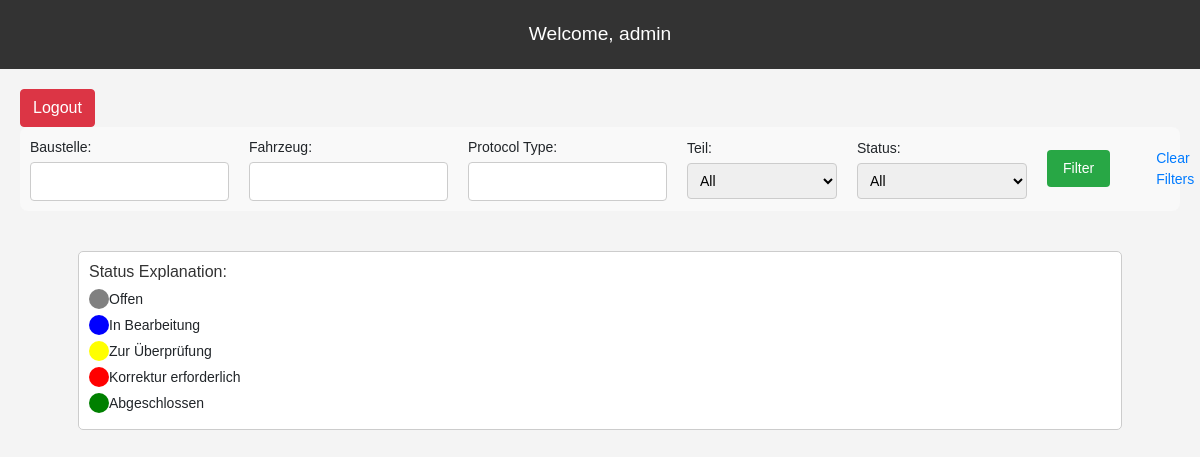
The page /prueferView/ (signed in) on the database as committed earlier.
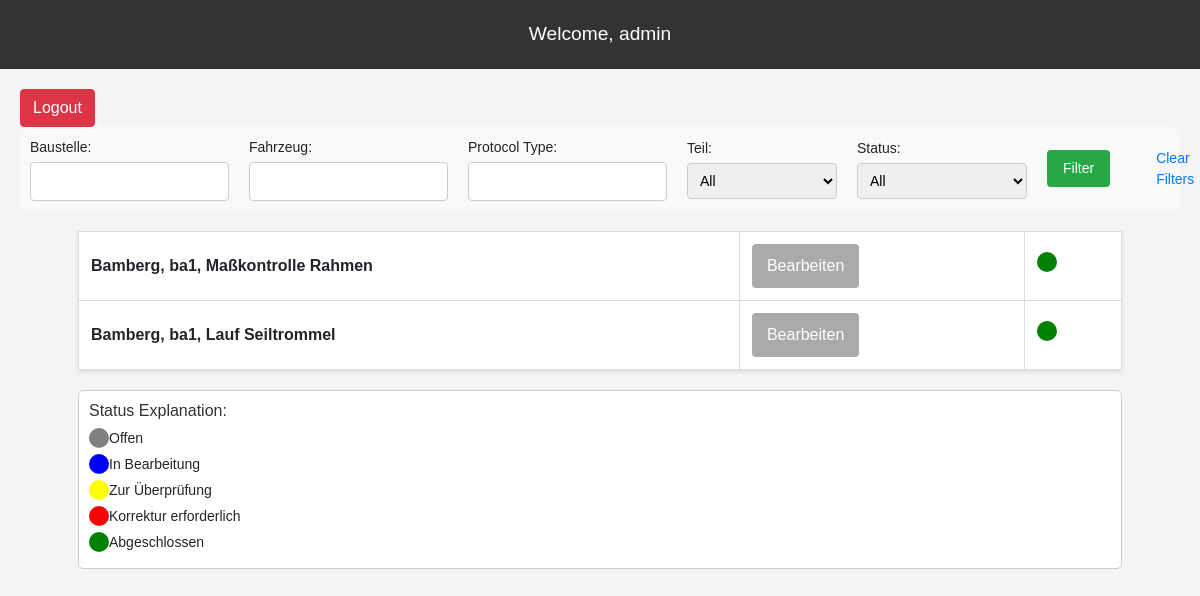
The same page on the database as committed later.
### myapp/models.py (models this page shows, shortened)
class newFahrzeug(models.Model):
    baustelle = models.ForeignKey(newBaustelle, on_delete = models.CASCADE)
    fahrzeugName = models.CharField(max_length=30)
    isVisible = models.BooleanField(default=False)
    hubzug = models.OneToOneField(newHubzug, on_delete=models.CASCADE, null=True, blank=True)

class newBaustelle(models.Model):
    baustelleName=models.CharField(max_length=30)

class newHubzug(models.Model):
    protocol1 = models.ForeignKey(ProtocolHubzugLiftingHost, on_delete = models.CASCADE)
    protocol2 = models.ForeignKey(ProtocolHubzugLaufSeiltrommel, on_delete = models.CASCADE)
    protocol3 = models.ForeignKey(ProtocolHubzugMassSeiltrommel, on_delete = models.CASCADE)

### myapp/helper/modelsHelper.py (models this page shows)
class ProtocolHubzugLiftingHost(models.Model):
    isSaved = models.BooleanField(default=False)
    isClosed = models.BooleanField(default=False)
    isExported = models.BooleanField(default=False)
    isCorrecturNeeded = models.BooleanField(default=False)
    protocolName = models.CharField(max_length=255, default="Maßkontrolle Rahmen")
    drawing = models.TextField(verbose_name="Zeichnung-Nr / Drawing No.", null=True, blank=True)
    rev = models.TextField(verbose_name="Rev", null=True, blank=True)
    order = models.TextField(verbose_name="Auftragsnr. / Order No.", null=True, blank=True)
    order_sag = models.TextField(verbose_name="Auftragsnr.-SAG / Order No.-SAG", null=True, blank=True)
    device = models.TextField(verbose_name="Geräte-Nr. / Device No.", null=True, blank=True)
    hoist = models.TextField(verbose_name="Hubzug-Nr. / Hoist No.", null=True, blank=True)
    company = models.TextField(verbose_name="Firma / Company", null=True, blank=True)
    quantity = models.TextField(verbose_name="Stückzahl / Quantity", null=True, blank=True)
    check_size_1 = models.TextField(verbose_name="1. Horizontaler Abstand der Anschlussbohrungen* / Horizontal distance of connecting holes*", null=True, blank=True)
    check_size_2 = models.TextField(verbose_name="2. Vertikaler Abstand der Anschlussbohrungen / Vertical distance of connecting holes*", null=True, blank=True)
    check_size_3 = models.TextField(verbose_name="3. Durchmesser 1.Anschlussbohrung / Diameter of 1st connecting hole", null=True, blank=True)
    check_size_4 = models.TextField(verbose_name="4. Durchmesser 2. Anschlussbohrung / Diameter of 2nd connecting hole", null=True, blank=True)
    check_size_4a = models.TextField(verbose_name="4a. Abstand zwischen Gehäuseseiten* / Distance between the frame sides *", null=True, blank=True)
    check_size_5 = models.TextField(verbose_name="5. Horizontaler Abstand zu Lochkreismitte für Lageranbau* / Horizontal distance to centre of drum bearing*", null=True, blank=True)
    check_size_6 = models.TextField(verbose_name="6. Vertikaler Abstand zu Lochkreismitte für Lageranbau* / Vertical distance to centre of drum bearing*", null=True, blank=True)
    check_size_7 = models.TextField(verbose_name="7. Durchmesser der Lagerbohrung* / Diameter of the holes for the bearings*", null=True, blank=True)
    check_size_8 = models.TextField(verbose_name="8. Abstand zwischen Trommelachse und Bohrung für Klinke / Distance between centre of drum shaft and hole for catch lever", null=True, blank=True)
    check_size_9 = models.TextField(verbose_name="9. Abstand zwischen Trommelachse und Bohrung für Klinke / Distance between centre of drum shaft and hole for catch lever", null=True, blank=True)
    check_size_10 = models.TextField(verbose_name="10. Durchmesser der beiden Aufnahmebohrungen der Klinke / Diameter of both holes for the Catch lever", null=True, blank=True)
    position_tolerance_11 = models.TextField(verbose_name="11. Rechtwinkligkeit Trommellagerachse zu beiden Flächen der Seitenscheiben Pos. 1+2 / Right angle drum axle to both sides of the hoist frame Pos. 1 and Pos. 2", null=True, blank=True)
    miscellaneous = models.TextField(verbose_name="Sonstiges / Miscellaneous", blank=True, null=True)
    remark = models.TextField(verbose_name="Bemerkungen / Remarks", blank=True, null=True)
    measure = models.TextField(verbose_name="Messgerät / Measure tools", blank=True, null=True)
    date = models.CharField(verbose_name="Datum / Date", max_length=10, help_text="Format: dd.mm.yyyy", null=True, blank=True)
    inspector = models.CharField(verbose_name="Prüfer / Inspector", max_length=20, null=True, blank=True)
    department = models.TextField(verbose_name="Abteilung / Department", blank=True, null=True)
    last_changer = models.CharField(verbose_name="Last modified by", max_length=100, blank=True, null=True)
    baustelle = models.CharField(verbose_name="Baustelle", max_length=100, blank=True, null=True)

class ProtocolHubzugLaufSeiltrommel(models.Model):
    isSaved = models.BooleanField(default=False)
    isClosed = models.BooleanField(default=False)
    isExported = models.BooleanField(default=False)
    isCorrecturNeeded = models.BooleanField(default=False)
    protocolName  = models.CharField(max_length=255, default="Lauf Seiltrommel")
    drawing = models.TextField(verbose_name="Zeichnung-Nr / Drawing No.", null=True, blank=True)
    rev = models.TextField(verbose_name="Rev", null=True, blank=True)
    order = models.TextField(verbose_name="Auftragsnr. / Order No.", null=True, blank=True)
    order_sag = models.TextField(verbose_name="Auftragsnr.-SAG / Order No.-SAG", null=True, blank=True)
    component = models.TextField(verbose_name="Benennung/Component", null=True, blank=True)
    company = models.TextField(verbose_name="Firma / Company", null=True, blank=True)
    quantity = models.TextField(verbose_name="Stückzahl / Quantity", null=True, blank=True)
    baustelle = models.TextField(verbose_name="Baustelle", null=True, blank=True)
    check_size_1 = models.TextField(verbose_name="1. Horizontaler Abstand der Anschlussbohrungen* / Horizontal distance of connecting holes*", null=True, blank=True)
    check_size_2 = models.TextField(verbose_name="2. Vertikaler Abstand der Anschlussbohrungen / Vertical distance of connecting holes*", null=True, blank=True)
    check_size_3 = models.TextField(verbose_name="3. Durchmesser 1.Anschlussbohrung / Diameter of 1st connecting hole", null=True, blank=True)
    check_size_4 = models.TextField(verbose_name="4. Durchmesser 2. Anschlussbohrung / Diameter of 2nd connecting hole", null=True, blank=True)
    check_size_5 = models.TextField(verbose_name="5. Horizontaler Abstand zu Lochkreismitte für Lageranbau* / Horizontal distance to centre of drum bearing*", null=True, blank=True)
    check_size_6 = models.TextField(verbose_name="6. Vertikaler Abstand zu Lochkreismitte für Lageranbau* / Vertical distance to centre of drum bearing*", null=True, blank=True)
    check_size_7 = models.TextField(verbose_name="7. Durchmesser der Lagerbohrung* / Diameter of the holes for the bearings*", null=True, blank=True)
    check_size_8 = models.TextField(verbose_name="8. Abstand zwischen Trommelachse und Bohrung für Klinke / Distance between centre of drum shaft and hole for catch lever", null=True, blank=True)
    check_size_9 = models.TextField(verbose_name="9. Abstand zwischen Trommelachse und Bohrung für Klinke / Distance between centre of drum shaft and hole for catch lever", null=True, blank=True)
    miscellaneous = models.TextField(verbose_name="Sonstiges / Miscellaneous", blank=True, null=True)
    remark = models.TextField(verbose_name="Bemerkungen / Remarks", blank=True, null=True)
    date = models.CharField(verbose_name="Datum / Date", max_length=10, help_text="Format: dd.mm.yyyy", null=True, blank=True)
    inspector = models.CharField(verbose_name="Prüfer / Inspector", max_length=20, null=True, blank=True)
    department = models.TextField(verbose_name="Abteilung / Department", blank=True, null=True)
    last_changer = models.CharField(verbose_name="Last modified by", max_length=100, blank=True, null=True)

### myapp/views.py (the view, shortened to what this page needs)
# urls.py: path('prueferView/', views.prueferView, name='pruefer_view'),
@login_required(login_url="/")
def prueferView(request):
    username = request.session.get('username', '')
    fahrzeug_id = request.GET.get('fahrzeugId', None)
    protocols = newFahrzeug.objects.all()
    filter_form = ProtocolFilterForm(request.GET or None)
    context = {
        'username': username,
        'fahrzeug_id': fahrzeug_id,
        'fahrzeugs': protocols,
        'filter_form': filter_form
    }
    return render(request, 'prueferView.html', context)

### myapp/forms.py
class ProtocolFilterForm(forms.Form):
    baustelle = forms.CharField(max_length=100, required=False, label='Baustelle')
    fahrzeug = forms.CharField(max_length=100, required=False, label='Fahrzeug')
    protocol_name = forms.CharField(max_length=100, required=False, label='Protocol Type')
    teil = forms.ChoiceField(
        choices=[('all', 'All'),
                 ("hubzug", "Hubzug")],
        required=False,
        label='Teil'
    )
    status = forms.ChoiceField(
        choices=[('all', 'All'),
                 ("offen", "Offen"),
                 ('exported', 'Abgeschlossen'),
                 ('closed', 'Zur Überprüfung'),
                 ('saved', 'In Bearbeitung'),
                 ('correction', 'Korrektur erforderlich')],
        required=False,
        label='Status'
    )

### templates/prueferView.html (shortened to what this page needs)
<!DOCTYPE html>
{% load static %}
<html lang="en">
<head>
  <link href="https://stackpath.bootstrapcdn.com/bootstrap/4.3.1/css/bootstrap.min.css" rel="stylesheet">
  <link rel="stylesheet" href="{% static 'myapp/hubzug.css' %}">
</head>
<body>
  <header>
    <div class="welcome">
      Welcome, <span id="username">{{ username }}</span>
    </div>
  </header>
  <main>
    <form action="{% url 'logout' %}" method="post" style="margin: 0;">
      <button type="submit" class="btn btn-danger">Logout</button>
    </form>
    <form class="myForm" method="get" class="filter-form">
      {{ filter_form.as_p }}
      <button type="submit" class="btn btn-primary">Filter</button>
      <a href="{% url 'pruefer_view' %}">Clear Filters</a>
  </form>
    <table>
        {% for fahrzeug in fahrzeugs %}
            {% if fahrzeug.hubzug.protocol1.isClosed %}
            <tr class="protokol-container">
              <td class="protokol-name">{{ fahrzeug.baustelle.baustelleName }}, {{ fahrzeug.fahrzeugName }}, {{ fahrzeug.hubzug.protocol1.protocolName }}</td>
              <td>
                  {% if fahrzeug.hubzug.protocol1.isExported %}
                  <button class="protokol-button" disabled>Bearbeiten</button>
                  {% else %}
                  <button class="protokol-button" onclick="location.href='{% url "protocolHubzugLiftingHost" fahrzeug.hubzug.protocol1.id %}?fahrzeugId={{ fahrzeug.id }}'">Bearbeiten</button>
                  {% endif %}
              </td>
              <td class="status-indicator">
                  {% if fahrzeug.hubzug.protocol1.isExported %}
                  <div class="circle green"></div>
                  {% elif fahrzeug.hubzug.protocol1.isClosed %}
                  <div class="circle yellow"></div>
                  {% elif fahrzeug.hubzug.protocol1.isSaved %}
                  <div class="circle blue"></div>
                  {% else %}
                  <div class="circle gray"></div>
                  {% endif %}
              </td>
            </tr>
            {% endif %}
            {% if fahrzeug.hubzug.protocol2.isClosed %}
            <tr class="protokol-container">
              <td class="protokol-name">{{ fahrzeug.baustelle.baustelleName }}, {{ fahrzeug.fahrzeugName }}, {{ fahrzeug.hubzug.protocol2.protocolName }}</td>
              <td>
                  {% if fahrzeug.hubzug.protocol2.isExported %}
                  <button class="protokol-button" disabled>Bearbeiten</button>
                  {% else %}
                  <button class="protokol-button" onclick="location.href='{% url "protocolHubzugLaufSeiltrommel" fahrzeug.hubzug.protocol2.id %}?fahrzeugId={{ fahrzeug.id }}'">Bearbeiten</button>
                  {% endif %}
              </td>
              <td class="status-indicator">
                  {% if fahrzeug.hubzug.protocol2.isExported %}
                  <div class="circle green"></div>
                  {% elif fahrzeug.hubzug.protocol2.isClosed %}
                  <div class="circle yellow"></div>
                  {% elif fahrzeug.hubzug.protocol2.isSaved %}
                  <div class="circle blue"></div>
                  {% else %}
                  <div class="circle gray"></div>
                  {% endif %}
              </td>
            </tr>
            {% endif %}
        {% endfor %}
    </table>
    <div class="color-legend">
      <h3>Status Explanation:</h3>
      <ul>
        <li><div class="circle gray"></div> Offen</li>
        <li><div class="circle blue"></div> In Bearbeitung</li>
        <li><div class="circle yellow"></div> Zur Überprüfung</li>
        <li><div class="circle red"></div> Korrektur erforderlich</li>
        <li><div class="circle green"></div> Abgeschlossen</li>
      </ul>
    </div>
  </main>
</body>
</html>

Rows that differ between the two databases and show on the page:
now on this page (row edited): newFahrzeug: baustelle.baustelleName "Bamberg", fahrzeugName "ba1", hubzug.protocol1.protocolName "Maßkontrolle Rahmen", shows "Bearbeiten", hubzug.protocol2.protocolName "Lauf Seiltrommel"
